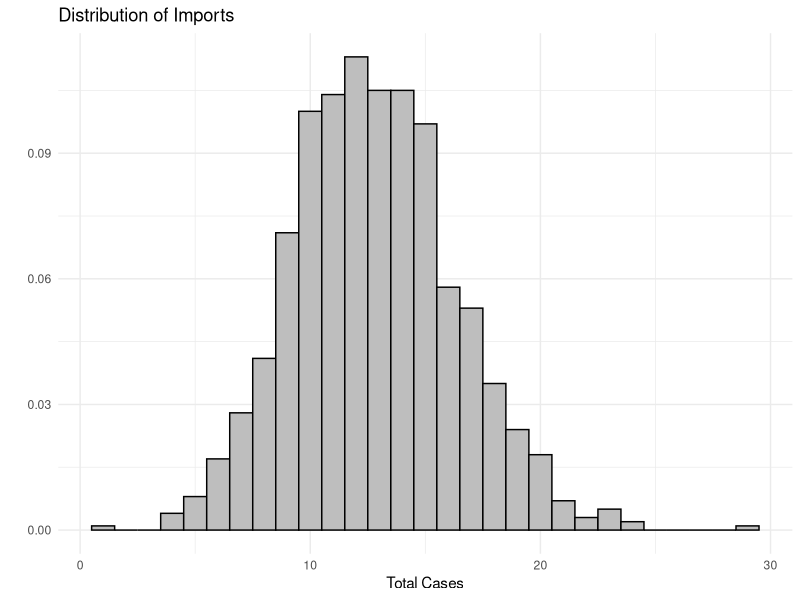
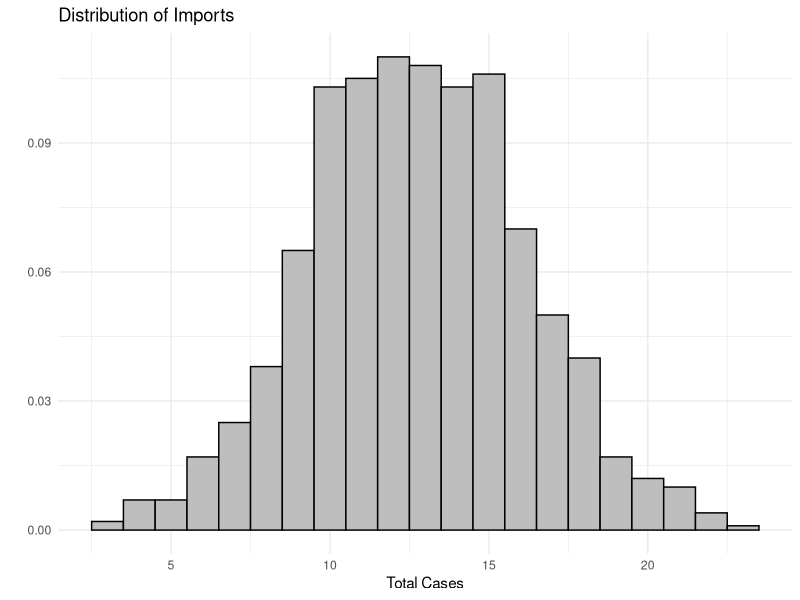
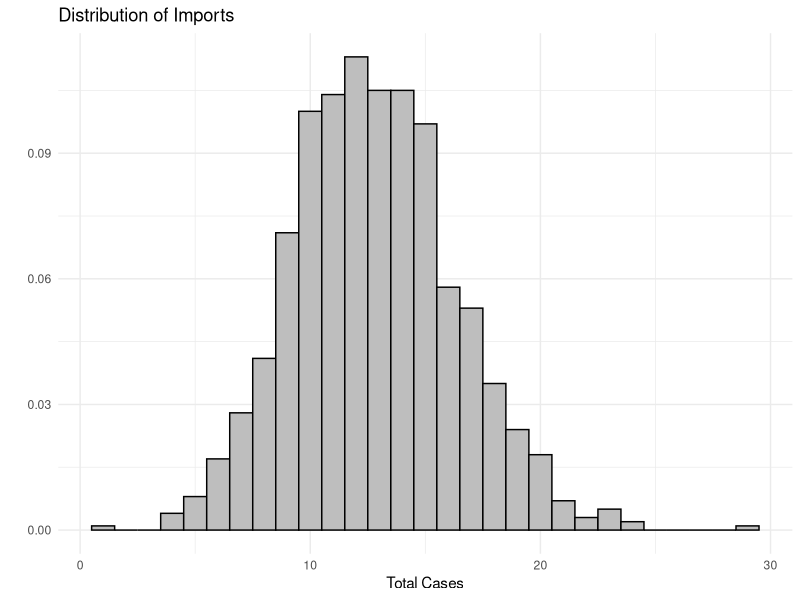
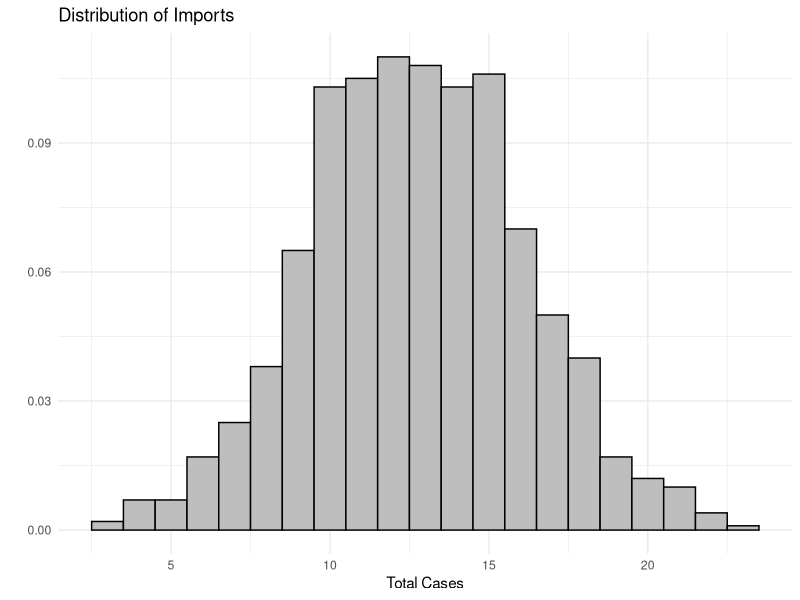

These figures' R source, in order:
library(ggplot2)
library(dplyr)
library(tidyr)
library(ggridges)
library(reshape2)
#------------------------------------------------------------#
# Use hazard data to estimate importations to BC
#------------------------------------------------------------#

# Set-up
today  = '2020-03-08' # last data used
risk <- read.csv('output/hazards.csv')
index = match(today, risk$dates)
risk_data <- risk[c(1:index),]
risk_extrap <-risk[-c(1:index),]

#-----Example Trials...First to validate--------#
N = 1000
trials <- matrix(-1, nrow=N, ncol=length(risk$Total.Risk))
ii=1
for (rate in risk$Total.Risk) {
    trials[,ii] = rpois(N, rate)
    ii=ii+1
}
validate_imports = rowSums(trials)

# Extrapolated imports 
trials <- matrix(-1, nrow=N, ncol=length(risk$Total.Risk))
ii=1
for (rate in risk$Total.Risk) {
    trials[,ii] = rpois(N, rate)
    ii=ii+1
}
extrapolate_imports = rowSums(trials)

# VALIDATION
ggplot() + aes(validate_imports)+ geom_histogram(aes(y=..density..), binwidth=1, colour="black", fill="gray") + 
            theme_minimal()+
            ggtitle("Distribution of Imports")+
            labs(y= " ", x = "Total Cases")
ggsave('ValidateImports.png')


# EXTRAPOLATION
ggplot() + aes(extrapolate_imports)+ geom_histogram(aes(y=..density..), binwidth=1, colour="black", fill="gray") + 
            theme_minimal()+
            ggtitle("Distribution of Imports")+
            labs(y= " ", x = "Total Cases")
ggsave('ExtrapolateImports.png')
